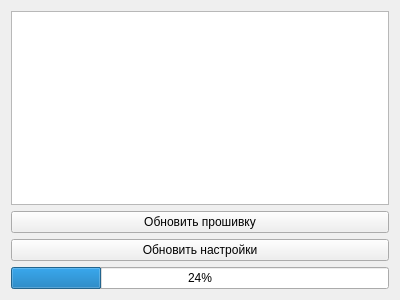
<?xml version="1.0" encoding="UTF-8"?>
<ui version="4.0">
 <class>widget_update_fw</class>
 <widget class="QWidget" name="widget_update_fw">
  <property name="geometry">
   <rect>
    <x>0</x>
    <y>0</y>
    <width>400</width>
    <height>300</height>
   </rect>
  </property>
  <property name="sizePolicy">
   <sizepolicy hsizetype="Preferred" vsizetype="Expanding">
    <horstretch>0</horstretch>
    <verstretch>0</verstretch>
   </sizepolicy>
  </property>
  <property name="windowTitle">
   <string>Form</string>
  </property>
  <layout class="QVBoxLayout" name="verticalLayout">
   <item>
    <widget class="QTextBrowser" name="textBrowser_log"/>
   </item>
   <item>
    <widget class="QPushButton" name="pushButton_file_fw_update">
     <property name="text">
      <string>Обновить прошивку</string>
     </property>
    </widget>
   </item>
   <item>
    <widget class="QPushButton" name="pushButton_auto_update">
     <property name="text">
      <string>Обновить настройки</string>
     </property>
    </widget>
   </item>
   <item>
    <widget class="QProgressBar" name="progressBar">
     <property name="sizePolicy">
      <sizepolicy hsizetype="Preferred" vsizetype="Fixed">
       <horstretch>0</horstretch>
       <verstretch>0</verstretch>
      </sizepolicy>
     </property>
     <property name="value">
      <number>24</number>
     </property>
    </widget>
   </item>
  </layout>
 </widget>
 <resources/>
 <connections/>
</ui>
